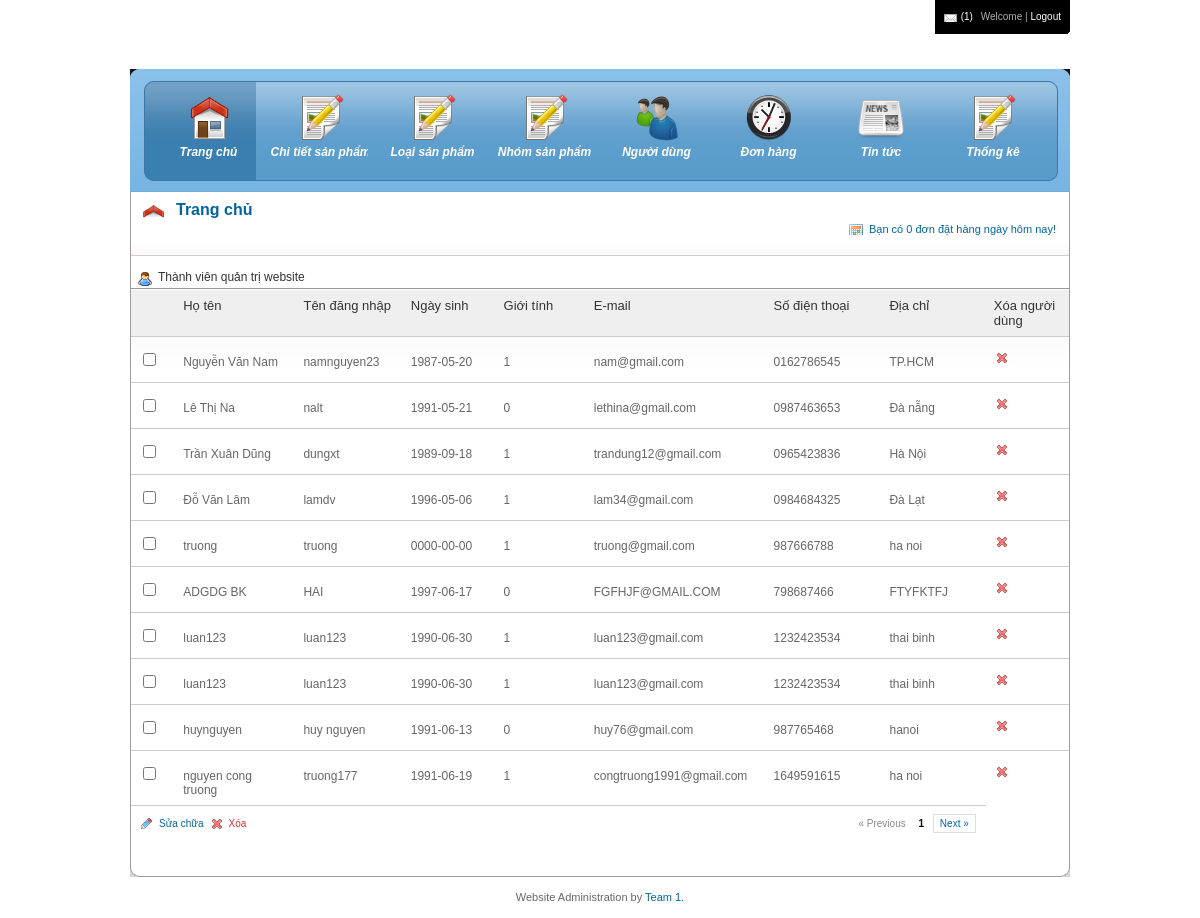
Page /quantri/index.php?view=nguoidung on the committed database.
### tables this page shows
CREATE TABLE IF NOT EXISTS `khachhang` (
  `makh` int(11) NOT NULL AUTO_INCREMENT,
  `hoten` varchar(50) NOT NULL,
  `diachi` varchar(300) NOT NULL,
  `tendangnhap` varchar(30) NOT NULL,
  `matkhau` varchar(15) NOT NULL,
  `ngaysinh` date DEFAULT NULL,
  `gioitinh` int(11) DEFAULT NULL,
  `dienthoai` varchar(15) NOT NULL,
  `email` varchar(100) NOT NULL,
  `ngaydk` datetime NOT NULL,
  PRIMARY KEY (`makh`)
);

### quantri/nguoidung/nguoidung.php (the view, shortened to what this page needs)
<?php
$kichthuoctrang=10;
$sql = "SELECT * FROM khachhang";
$bang_kh=$pdo->query($sql);
$tongsodong = $bang_kh->rowCount();
$tongsotrang = ceil($tongsodong/$kichthuoctrang);
$page = isset($_GET["page"]) ? $_GET["page"] : 1 ;
	$page = max($page, 1);
	$page = min($page, $tongsotrang);
	$dongbatdau = ($page -1)*$kichthuoctrang;
$sql = "SELECT * FROM khachhang LIMIT $dongbatdau, $kichthuoctrang";
$bang_kh=$pdo->query($sql);
?>
<!DOCTYPE html PUBLIC "-//W3C//DTD XHTML 1.0 Transitional//EN" "http://www.w3.org/TR/xhtml1/DTD/xhtml1-transitional.dtd">
<html xmlns="http://www.w3.org/1999/xhtml">
<head>
<link rel="stylesheet" type="text/css" href="../css/text.css"/>
<link rel="stylesheet" type="text/css" href="../css/reset.css"/>
<link rel="stylesheet" type="text/css" href="../css/960.css"/>
<link rel="stylesheet" type="text/css" href="../css/smoothness/ui.css"/>
</head>
<body>
<div class="grid_16" id="content">
 <div class="portlet">
      <div class="portlet-header fixed"><img src="images/icons/user.gif" width="16" height="16" alt="Latest Registered Users" />Thành viên quản trị website</div>
      <div class="portlet-content nopadding">
        <form action="" method="post">
          <table width="100%" cellpadding="0" cellspacing="0" id="box-table-a" summary="Employee Pay Sheet">
            <thead>
              <tr>
                <th width="34" scope="col">&nbsp;</th>
                <th width="136" scope="col">Họ tên</th>
                <th width="102" scope="col">Tên đăng nhập</th>
                <th width="109" scope="col">Ngày sinh</th>
                <th width="109" scope="col">Giới tính</th>
                <th width="171" scope="col">E-mail</th>
                <th width="123" scope="col">Số điện thoại</th>
                <th width="109" scope="col">Địa chỉ</th>
                <th width="90" scope="col">Xóa người dùng</th>
              </tr>
            </thead>
            <?php foreach($bang_kh as $row){?>
            <tbody>
              <tr>
                <td width="34"><label>
                    <input type="checkbox" name="checkbox" id="checkbox" />
                  </label></td>
                <td><?php echo $row['hoten']; ?></td>
                <td><?php echo $row['tendangnhap']; ?></td>
                <td><?php echo $row['ngaysinh']; ?></td>
                <td><?php echo $row['gioitinh']; ?></td>
                <td><?php echo $row['email']; ?></td>
                <td><?php echo $row['dienthoai']; ?></td>
                <td><?php echo $row['diachi']; ?></td>
                <td width="90">
                 <a href="?view=nguoidung&action=xoa&makh=<?= $row['makh'];?>" onClick="return confirm('Bạn có chắc chắn muốn xóa khách hàng này không ?')" class="delete_icon" title="Delete"></a></td>
              </tr>
              <?php } ?>
              <tr class="footer">
                <td colspan="4"><a href="#" class="edit_inline">Sửa chữa</a><a href="#" class="delete_inline">Xóa</a></td>
                <td align="right">&nbsp;</td>
                <td colspan="3" align="right">
                  <div class="pagination"> <span class="previous-off">&laquo; Previous</span> <span class="active">1</span> <a href="../cacphankhac/query_41878854" class="next">Next &raquo;</a> </div>
                  </td>
              </tr>
            </tbody>
          </table>
        </form>
      </div>
    </div>
    </div>
</body>
</html>

### quantri/css/text.css (style rules this page uses)
body { font: 13px/1.5 "Trebuchet MS", Arial, Helvetica, sans-serif }
p, dl, hr, h1, h2, h3, h4, h5, h6, ol, ul, pre, table, address, fieldset { margin-bottom: 20px }

### quantri/css/blue.css (style rules this page uses)
body { background: url(../images/bg.gif) repeat-x left top #d4d3d3; font-family: "Trebuchet MS", Arial, Helvetica, sans-serif; font-size: 13px; color: #333; }
a, a:active, a:link, a:visited { text-decoration: none; color: #069; }
#content { background: url(../images/bg_content.gif) left top repeat-x #FFFFFF; width: 938px !important; border-left: 1px solid #9c9c9c; border-right: 1px solid #9c9c9c; padding: 10px 0px; }
.nopadding { padding: 0px !important; }
a.delete_icon { background: url(../images/icons/action_delete.gif) no-repeat left top; display: inline-block; width: 16px; height: 16px; }
a.edit_inline { background: url(../images/icons/edit.gif) no-repeat left top; display: inline-block; line-height: 16px; color: #069 !important; font-size: 10px; padding-left: 20px; margin-right: 5px; }
a.delete_inline { background: url(../images/icons/action_delete.gif) no-repeat left top; display: inline-block; line-height: 16px; color: #D23333 !important; font-size: 10px; padding-left: 20px; margin-right: 5px; }
.portlet { margin: 0 0em 1em 0; }
.portlet-header { margin: 0em; padding-bottom: 5px; padding-left: 6px; padding-top: 4px; padding-right: 6px; font-size: 12px; border: none !important; color: #333 !important; font-family: "Trebuchet MS", Arial, Helvetica, sans-serif; cursor: move; }
.portlet-header img { float: left; margin-right: 5px; }
.portlet-content { padding: 0.8em; font-size: 12px !important; color: #333; border-top: 1px solid #999 !important; font-family: "Trebuchet MS", Arial, Helvetica, sans-serif; }
#box-table-a { font-size: 12px; margin: 0px; text-align: left; border-collapse: separate; border-bottom: none; }
#box-table-a th { font-size: 13px; font-weight: normal; padding: 8px; background: #EFEFEF; border-top: 1px solid #FFF; color: #333; text-align: left; }
#box-table-a td { padding: 8px; background: none; border-top: 1px solid #CCC; color: #666; border-bottom: none !important; }
#box-table-a tr.footer { background: none !important; }
.pagination { border: 0; margin: 0; padding: 0; font-size: 10px; }
.pagination a { border: solid 1px #DEDEDE; margin-right: 2px; }
.pagination .previous-off, .pagination .next-off { color: #888888; display: inline-block; font-weight: normal; padding: 3px 4px; }
.pagination .active { color: #000000; font-weight: bold; display: inline-block; padding: 4px 6px; }
.pagination a:link, .pagination a:visited { display: inline-block; padding: 3px 6px; text-decoration: none; }
form label { display: block !important; line-height: normal !important; margin: 5px 0px; font-size: 12px; font-weight: bold; }

### quantri/css/960.css (style rules this page uses)
.grid_1, .grid_2, .grid_3, .grid_4, .grid_5, .grid_6, .grid_7, .grid_8, .grid_9, .grid_10, .grid_11, .grid_12, .grid_13, .grid_14, .grid_15, .grid_16 { display: inline; float: left; margin-left: 10px; margin-right: 10px }
.container_12 .grid_12, .container_16 .grid_16 { width: 940px }

### rows in the picture
khachhang: hoten "Nguyễn Văn Nam", tendangnhap "namnguyen23", ngaysinh "1987-05-20", gioitinh "1", email "nam@gmail.com", dienthoai "0162786545", diachi "TP.HCM"
khachhang: hoten "Lê Thị Na", tendangnhap "nalt", ngaysinh "1991-05-21", gioitinh "0", email "lethina@gmail.com", dienthoai "0987463653", diachi "Đà nẵng"
khachhang: hoten "Trần Xuân Dũng", tendangnhap "dungxt", ngaysinh "1989-09-18", gioitinh "1", email "trandung12@gmail.com", dienthoai "0965423836", diachi "Hà Nội"
khachhang: hoten "Đỗ Văn Lâm", tendangnhap "lamdv", ngaysinh "1996-05-06", gioitinh "1", email "lam34@gmail.com", dienthoai "0984684325", diachi "Đà Lạt"
khachhang: hoten "truong", tendangnhap "truong", ngaysinh "0000-00-00", gioitinh "1", email "truong@gmail.com", dienthoai "987666788", diachi "ha noi"
khachhang: hoten "ADGDG BK", tendangnhap "HAI", ngaysinh "1997-06-17", gioitinh "0", email "FGFHJF@GMAIL.COM", dienthoai "798687466", diachi "FTYFKTFJ"
khachhang: hoten "luan123", tendangnhap "luan123", ngaysinh "1990-06-30", gioitinh "1", email "luan123@gmail.com", dienthoai "1232423534", diachi "thai binh"
khachhang: hoten "luan123", tendangnhap "luan123", ngaysinh "1990-06-30", gioitinh "1", email "luan123@gmail.com", dienthoai "1232423534", diachi "thai binh"
khachhang: hoten "huynguyen", tendangnhap "huy nguyen", ngaysinh "1991-06-13", gioitinh "0", email "huy76@gmail.com", dienthoai "987765468", diachi "hanoi"
khachhang: hoten "nguyen cong truong", tendangnhap "truong177", ngaysinh "1991-06-19", gioitinh "1", email "congtruong1991@gmail.com", dienthoai "1649591615", diachi "ha noi"
